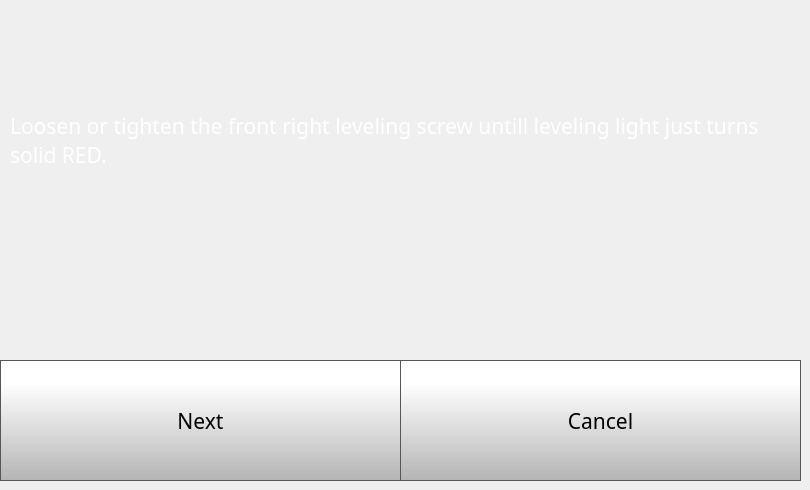
    <widget class="QWidget" name="quickStep2Page">
     <widget class="QPushButton" name="quickStep2NextButton">
      <property name="geometry">
       <rect>
        <x>0</x>
        <y>360</y>
        <width>401</width>
        <height>121</height>
       </rect>
      </property>
      <property name="font">
       <font>
        <family>Gotham</family>
        <pointsize>16</pointsize>
       </font>
      </property>
      <property name="styleSheet">
       <string notr="true">QPushButton {
     border: 1px solid rgb(87, 87, 87);
	background-color: qlineargradient(spread:pad, x1:0, y1:1, x2:0, y2:0.188, stop:0 rgba(180, 180, 180, 255), stop:1 rgba(255, 255, 255, 255));


}

QPushButton:pressed {
    background-color: qlineargradient(x1: 0, y1: 0, x2: 0, y2: 1,
                                      stop: 0 #dadbde, stop: 1 #f6f7fa);
}

QPushButton:flat {
    border: none; /* no border for a flat push button */
}

QPushButton:default {
    border-color: navy; /* make the default button prominent */
}

QPushButton:focus {
	outline: none;
}</string>
      </property>
      <property name="text">
       <string>Next</string>
      </property>
      <property name="iconSize">
       <size>
        <width>40</width>
        <height>40</height>
       </size>
      </property>
     </widget>
     <widget class="QPushButton" name="quickStep2CancelButton">
      <property name="geometry">
       <rect>
        <x>400</x>
        <y>360</y>
        <width>401</width>
        <height>121</height>
       </rect>
      </property>
      <property name="font">
       <font>
        <family>Gotham</family>
        <pointsize>16</pointsize>
       </font>
      </property>
      <property name="styleSheet">
       <string notr="true">QPushButton {
     border: 1px solid rgb(87, 87, 87);
	background-color: qlineargradient(spread:pad, x1:0, y1:1, x2:0, y2:0.188, stop:0 rgba(180, 180, 180, 255), stop:1 rgba(255, 255, 255, 255));


}

QPushButton:pressed {
    background-color: qlineargradient(x1: 0, y1: 0, x2: 0, y2: 1,
                                      stop: 0 #dadbde, stop: 1 #f6f7fa);
}

QPushButton:flat {
    border: none; /* no border for a flat push button */
}

QPushButton:default {
    border-color: navy; /* make the default button prominent */
}

QPushButton:focus {
	outline: none;
}</string>
      </property>
      <property name="text">
       <string>Cancel</string>
      </property>
      <property name="iconSize">
       <size>
        <width>40</width>
        <height>40</height>
       </size>
      </property>
     </widget>
     <widget class="QLabel" name="calibrateLabel_7">
      <property name="geometry">
       <rect>
        <x>10</x>
        <y>10</y>
        <width>781</width>
        <height>261</height>
       </rect>
      </property>
      <property name="font">
       <font>
        <family>Gotham</family>
        <pointsize>16</pointsize>
        <weight>50</weight>
        <bold>false</bold>
       </font>
      </property>
      <property name="styleSheet">
       <string notr="true">color: rgb(255, 255, 255);</string>
      </property>
      <property name="text">
       <string>Loosen or tighten the front right leveling screw untill leveling light just turns solid RED.</string>
      </property>
      <property name="wordWrap">
       <bool>true</bool>
      </property>
     </widget>
    </widget>
